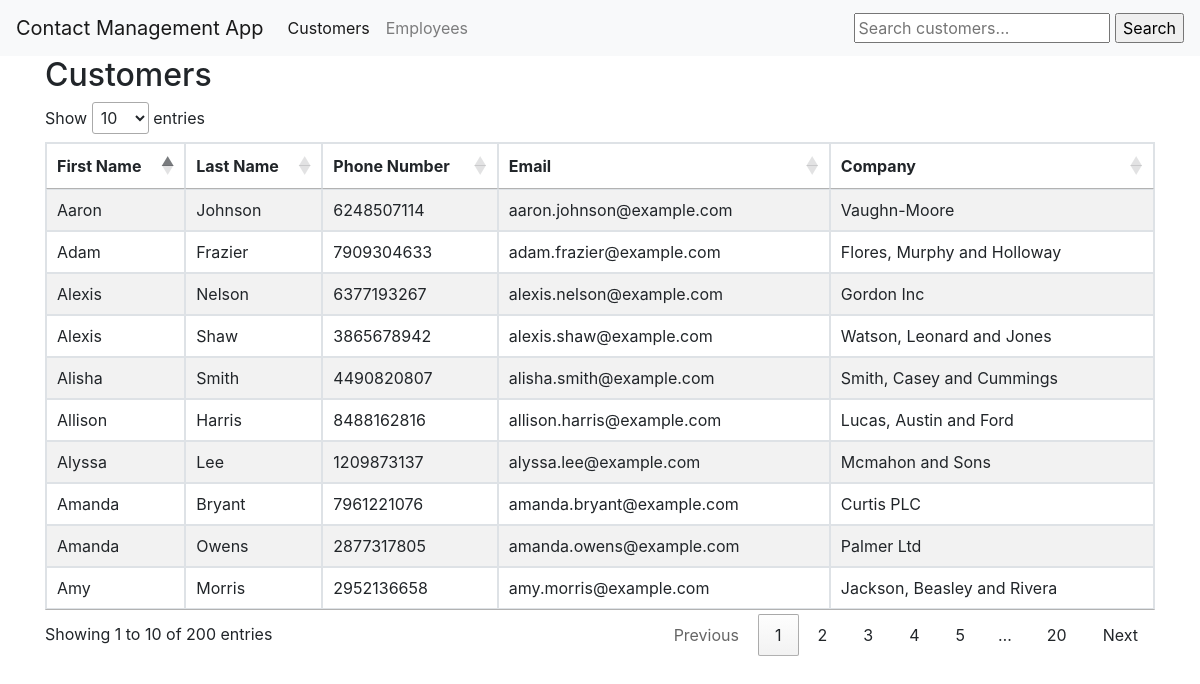
The page / on the database its author committed.
### djangoapp/models.py (models this page shows)
class Customer(models.Model):
    first_name = models.CharField(max_length=255, validators=[MinLengthValidator(3), MaxLengthValidator(255)])
    last_name = models.CharField(max_length=255, validators=[MinLengthValidator(3), MaxLengthValidator(255)])
    phone_number = models.CharField(max_length=15, validators=[MinLengthValidator(10), MaxLengthValidator(15), RegexValidator(r'^\+?1?\d{9,15}$')])
    email = models.EmailField(max_length=255, validators=[MinLengthValidator(3), MaxLengthValidator(255), EmailValidator()])
    company = models.CharField(max_length=255, validators=[MinLengthValidator(3), MaxLengthValidator(255)])

### djangoapp/views.py (the view)
# urls.py: path('', views.customers, name='customers'),
def customers(request):
    customers = Customer.objects.all()
    return render(request, 'customers.html', {'customers': customers})

### djangoapp/templates/customers.html (shortened to what this page needs)
<!DOCTYPE html>
<html>
<head>
    <link rel="stylesheet" href="https://stackpath.bootstrapcdn.com/bootstrap/4.5.0/css/bootstrap.min.css">
    <link rel="stylesheet" type="text/css" href="https://cdn.datatables.net/1.10.22/css/jquery.dataTables.min.css">
</head>
<body>
    <nav class="navbar navbar-expand-lg navbar-light bg-light">
        <a class="navbar-brand">Contact Management App</a>
        <div class="collapse navbar-collapse" id="navbarNav">
            <ul class="navbar-nav">
                <li class="nav-item active">
                    <a class="nav-link" href="/customers">Customers</a>
                </li>
                <li class="nav-item">
                    <a class="nav-link" href="/employees">Employees</a>
                </li>
            </ul>
        </div>
        <form method="GET" action="{% url 'djangoapp:search_customers' %}">
            <input type="text" name="q" placeholder="Search customers...">
            <input type="submit" value="Search">
        </form>
    </nav>
    <div class="container">
        <h2>Customers</h2>
        <table id="customersTable" class="table table-striped table-bordered">
            <thead>
                <tr>
                    <th>First Name</th>
                    <th>Last Name</th>
                    <th>Phone Number</th>
                    <th>Email</th>
                    <th>Company</th>
                </tr>
            </thead>
            <tbody>
            {% for customer in customers %}
                <tr>
                    <td>{{ customer.first_name }}</td>
                    <td>{{ customer.last_name }}</td>
                    <td>{{ customer.phone_number }}</td>
                    <td>{{ customer.email }}</td>
                    <td>{{ customer.company }}</td>
                </tr>
            {% endfor %}
            </tbody>
        </table>
    </div>
</body>
</html>

### rows shown on the page
Customer: first_name "Amy", last_name "Morris", phone_number "2952136658", email "amy.morris@example.com", company "Jackson, Beasley and Rivera"
Customer: first_name "Amanda", last_name "Bryant", phone_number "7961221076", email "amanda.bryant@example.com", company "Curtis PLC"
Customer: first_name "Alyssa", last_name "Lee", phone_number "1209873137", email "alyssa.lee@example.com", company "Mcmahon and Sons"
Customer: first_name "Alexis", last_name "Nelson", phone_number "6377193267", email "alexis.nelson@example.com", company "Gordon Inc"
Customer: first_name "Amanda", last_name "Owens", phone_number "2877317805", email "amanda.owens@example.com", company "Palmer Ltd"
Customer: first_name "Allison", last_name "Harris", phone_number "8488162816", email "allison.harris@example.com", company "Lucas, Austin and Ford"
Customer: first_name "Aaron", last_name "Johnson", phone_number "6248507114", email "aaron.johnson@example.com", company "Vaughn-Moore"
Customer: first_name "Alexis", last_name "Shaw", phone_number "3865678942", email "alexis.shaw@example.com", company "Watson, Leonard and Jones"
Customer: first_name "Alisha", last_name "Smith", phone_number "4490820807", email "alisha.smith@example.com", company "Smith, Casey and Cummings"
Customer: first_name "Adam", last_name "Frazier", phone_number "7909304633", email "adam.frazier@example.com", company "Flores, Murphy and Holloway"
